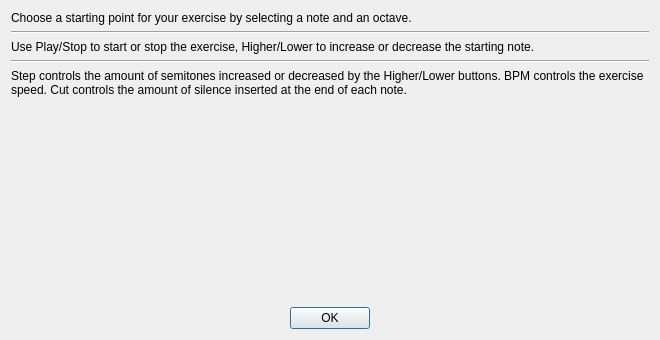
<?xml version="1.0" encoding="UTF-8"?>
<ui version="4.0">
 <class>HowtoWindow</class>
 <widget class="QDialog" name="HowtoWindow">
  <property name="geometry">
   <rect>
    <x>0</x>
    <y>0</y>
    <width>660</width>
    <height>340</height>
   </rect>
  </property>
  <property name="windowTitle">
   <string>How to use Warmuppy</string>
  </property>
  <layout class="QGridLayout" name="gridLayout">
   <item row="0" column="0">
    <layout class="QVBoxLayout" name="verticalLayout">
     <item>
      <widget class="QLabel" name="label">
       <property name="text">
        <string>Choose a starting point for your exercise by selecting a note and an octave.</string>
       </property>
       <property name="wordWrap">
        <bool>true</bool>
       </property>
      </widget>
     </item>
     <item>
      <widget class="Line" name="line">
       <property name="orientation">
        <enum>Qt::Orientation::Horizontal</enum>
       </property>
      </widget>
     </item>
     <item>
      <widget class="QLabel" name="label_2">
       <property name="text">
        <string>Use Play/Stop to start or stop the exercise, Higher/Lower to increase or decrease the starting note.</string>
       </property>
       <property name="wordWrap">
        <bool>true</bool>
       </property>
      </widget>
     </item>
     <item>
      <widget class="Line" name="line_2">
       <property name="orientation">
        <enum>Qt::Orientation::Horizontal</enum>
       </property>
      </widget>
     </item>
     <item>
      <widget class="QLabel" name="label_3">
       <property name="text">
        <string>Step controls the amount of semitones increased or decreased by the Higher/Lower buttons. BPM controls the exercise speed. Cut controls the amount of silence inserted at the end of each note.</string>
       </property>
       <property name="wordWrap">
        <bool>true</bool>
       </property>
      </widget>
     </item>
     <item>
      <spacer name="verticalSpacer">
       <property name="orientation">
        <enum>Qt::Orientation::Vertical</enum>
       </property>
       <property name="sizeHint" stdset="0">
        <size>
         <width>20</width>
         <height>40</height>
        </size>
       </property>
      </spacer>
     </item>
     <item>
      <layout class="QHBoxLayout" name="horizontalLayout_2">
       <item>
        <spacer name="horizontalSpacer">
         <property name="orientation">
          <enum>Qt::Orientation::Horizontal</enum>
         </property>
         <property name="sizeHint" stdset="0">
          <size>
           <width>40</width>
           <height>20</height>
          </size>
         </property>
        </spacer>
       </item>
       <item>
        <widget class="QPushButton" name="pushButton">
         <property name="text">
          <string>OK</string>
         </property>
        </widget>
       </item>
       <item>
        <spacer name="horizontalSpacer_2">
         <property name="orientation">
          <enum>Qt::Orientation::Horizontal</enum>
         </property>
         <property name="sizeHint" stdset="0">
          <size>
           <width>40</width>
           <height>20</height>
          </size>
         </property>
        </spacer>
       </item>
      </layout>
     </item>
    </layout>
   </item>
  </layout>
 </widget>
 <resources/>
 <connections/>
</ui>
